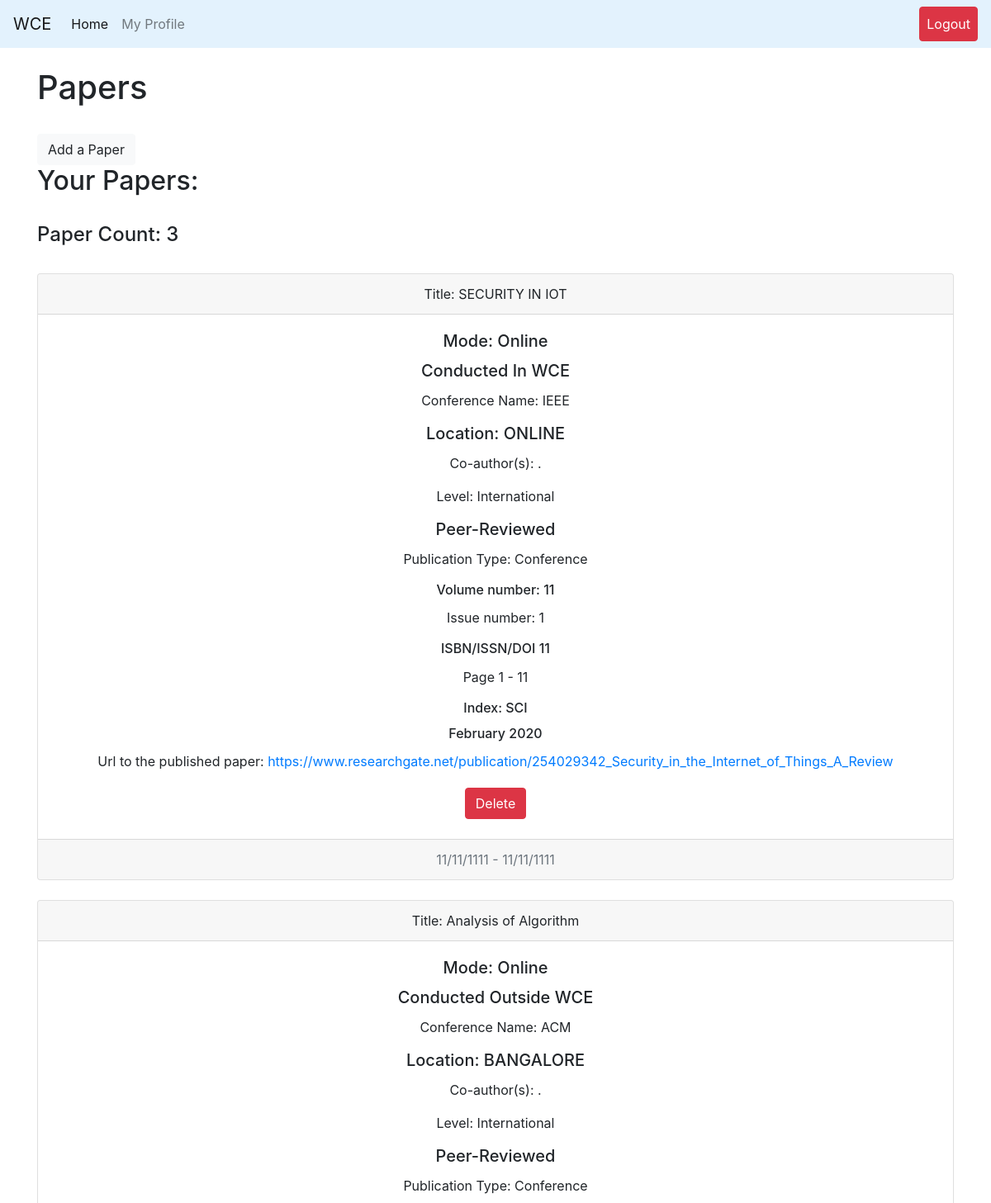
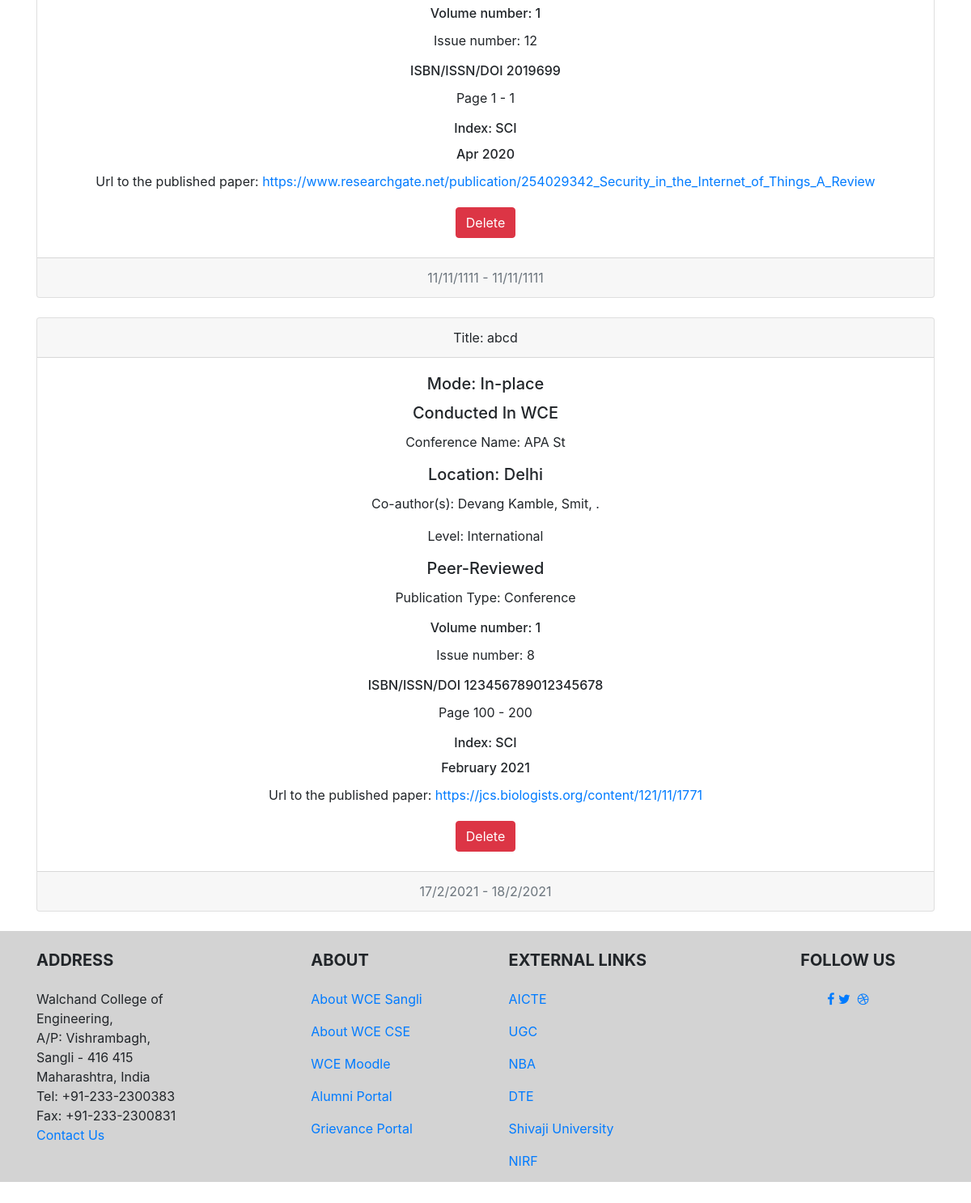
/faculty/inoroutWCE/papers (signed in), run on the app's committed database (2 pictures, top to bottom).
### teacher/models.py (models this page shows, shortened)
class iopaper(models.Model):
    user = models.ForeignKey(User, on_delete=models.CASCADE)
    papertitle = models.CharField(default='Research Paper', max_length=100)
    mode = models.BooleanField()
    confname = models.CharField(default='No Title', max_length=100)
    startDate = models.DateTimeField(default=timezone.now)
    endDate = models.DateTimeField(default=timezone.now)
    location = models.CharField(default='Sangli', max_length=100)
    level = models.BooleanField()
    publicationPorR = models.BooleanField()
    publicationtype = models.CharField(default='Book Chapter', max_length=100)
    index = models.CharField(default='SCI', max_length=30)
    volumenumber = models.IntegerField()
    issuenumber = models.IntegerField()
    isbnissndoi = models.CharField(default='ISBN', max_length=20, unique=True)
    pagefrom = models.IntegerField()
    pageto = models.IntegerField()
    month = models.CharField(default='September', max_length=15)
    year = models.IntegerField('year', validators=[MaxValueValidator(9999)], default=datetime.datetime.now().year)
    paperurl = models.URLField(default='http://www.sciencedirect.com/science/article/pii/S0747563216304411')
    inorout = models.BooleanField(default=True)  # TRUE=in WCE FALSE=outside WCE
    coauthor = models.CharField(default="Simon Lulla", max_length=300)

### teacher/views.py (the view)
# urls.py: path('papers', views.papers.as_view(), name="papers"),
class papers(View):
    def get(self, request, template_name='teacher/attendedActivities/papers.html'):
        group = request.user.groups.all()[0].name
        if isFaculty(group) == 0:
            return render(request, 'login.html')
        else:
            try:
                user = request.user
                allPapers = Paper.objects.filter(user=user)
                countPapers = len(allPapers)
                for i in allPapers:
                    mates = i.coauthor
                    mates = mates.split("$$$")
                    matees = ""
                    for j in range(len(mates)):
                        matees += mates[j]
                        if j == len(mates) - 1:
                            matees += "."
                        else:
                            matees += ", "
                    i.coauthor = matees
            except:
                allPapers = None
                countPapers = 0
            args = {}
            args["allPapers"] = allPapers
            args["countPapers"] = countPapers
            return render(request, template_name, args)

### teacher/views.py (called while the page is built)
def isFaculty(group_name):
    if group_name == 'faculty_group':
        return 1
    else:
        return 0

### teacher/templates/teacher/attendedActivities/papers.html (shortened to what this page needs)
{% extends 'base.html' %}
{% block content %}
<br>
<h1>Papers</h1>
<br>
<a class="btn btn-light" href="{% url 'teacher:addPaper' %}" role="button">Add a Paper</a>
<br>
<h2>Your Papers: </h2>
<br>
<h4>Paper Count: {{ countPapers }}</h4>
<br>
{% for i in allPapers %}
<div class="card text-center">
  <div class="card-header">
    Title:  {{ i.papertitle }}
  </div>
  <div class="card-body">
      {% if i.mode %}
        <h5 class="card-title">Mode: Online</h5>
      {% else %}
        <h5 class="card-title">Mode: In-place</h5>
      {% endif %}
    {% if i.inorout %}
        <h5 class="card-title">Conducted In WCE</h5>
      {% else %}
        <h5 class="card-title">Conducted Outside WCE</h5>
      {% endif %}
    <p class="card-text">Conference Name: {{ i.confname }}</p>
    <h5 class="card-title">Location: {{ i.location }}</h5>
    <p>Co-author(s): {{i.coauthor}}</p>
    {% if i.level %}
    <p class="card-text">Level: International</p>
    {% else %}
    <p class="card-text">Level: National</p>
    {% endif %}
      {% if i.publicationPorR %}
        <h5 class="card-title">Peer-Reviewed</h5>
      {% else %}
        <h5 class="card-title">Referred</h5>
      {% endif %}
    <p class="card-text">Publication Type: {{ i.publicationtype }}</p>
      <h6 class="card-title">Volume number: {{ i.volumenumber }}</h6>
    <p class="card-text">Issue number: {{ i.issuenumber }}</p>
      <h6 class="card-title">ISBN/ISSN/DOI {{ i.isbnissndoi }}</h6>
    <p class="card-text">Page {{ i.pagefrom }} - {{ i.pageto }}</p>
    <h6 class="card-title">Index: {{ i.index }}</h6>
    <h6 class="card-title">{{ i.month }}  {{ i.year }}</h6>
    <p class="card-text">Url to the published paper: <a href={{ i.paperurl }}>{{ i.paperurl }}</a> </p>
  </div>
  <td><a href="{% url 'teacher:delete_itemsIO' i.id 'papers' %}"><button type="button" class="btn btn-danger">Delete</button></a></td>
  <br>
  <div class="card-footer text-muted">
        {{ i.startDate.day }}/{{ i.startDate.month }}/{{ i.startDate.year }} - {{ i.endDate.day }}/{{i.endDate.month}}/{{i.endDate.year}}
  </div>
</div>
<br>
{% endfor %}
{% endblock %}

### CoeusPro/templates/base.html (shortened to what this page needs)
<!doctype html>
<html lang="en">
{% load static %}
<head>
    <link rel="stylesheet" href="https://stackpath.bootstrapcdn.com/font-awesome/4.7.0/css/font-awesome.min.css">
    <link rel="stylesheet" href="https://stackpath.bootstrapcdn.com/bootstrap/4.5.2/css/bootstrap.min.css">
    <link rel="stylesheet" type="text/css" href="{% static 'css/footer.css' %}">
</head>
<body>
<div id="page-container">
    <nav class="navbar navbar-expand-lg navbar-light" style="background-color: #e3f2fd;">
        <a class="navbar-brand" href="http://www.walchandsangli.ac.in/" target="_blank">WCE</a>
        <div class="collapse navbar-collapse" id="navbarNavDropdown">
            <ul class="navbar-nav">
                {% for group_for in request.user.groups.all %}
                {% if group_for.name == 'student_group' %}
                <li class="nav-item active">
                    <a class="nav-link" href="{% url 'student:studentHome' %}">Home <span class="sr-only">(current)</span></a>
                </li>
                {% elif group_for.name == 'HOD_group' %}
                <li class="nav-item active">
                    <a class="nav-link" href="{% url 'HOD:HODHome' %}">Home <span class="sr-only">(current)</span></a>
                </li>
                {% elif group_for.name == 'faculty_group' %}
                <li class="nav-item active">
                    <a class="nav-link" href="{% url 'teacher:facultyHome' %}">Home <span class="sr-only">(current)</span></a>
                </li>
                {% else %}
                <li class="nav-item active">
                    <a class="nav-link" href="{% url 'home' %}">Home <span class="sr-only">(current)</span></a>
                </li>
                {% endif %}
                {% endfor %}
                {% if user.is_authenticated %}
                <li class="nav-item">
                    <a class="nav-link" href="{% url 'profile' user  %}">My Profile</a>
                </li>
            {% endif %}
        </div>
        {% if user.is_authenticated %}
        <ul class="nav navbar-nav ml-auto">
            <li class="nav-item">
                <a class="nav-link btn btn-danger" style="color: white" href="{% url 'logout' %}">Logout</a>
            </li>
        </ul>
        {% endif %}
    </nav>
    <div class="container">
        {% block content %}
        {% endblock %}
    </div>
    <footer id="footer" >
        <div class="container text-center text-md-left">
            <div class="row">
                <div class="col-md-4 col-lg-3 mr-auto my-md-4 my-0 mt-4 mb-1">
                    <h5 class="font-weight-bold text-uppercase mb-4">Address</h5>
                    <p>Walchand College of Engineering,<br>
                        A/P: Vishrambagh,<br>
                        Sangli - 416 415<br>
                        Maharashtra, India<br>
                        Tel: +91-233-2300383<br>
                        Fax: +91-233-2300831<br>
                        <a href="mailto:hod.cse@walchandsangli.ac.in">Contact Us</a>
                    </p>
                </div>
                <div class="col-md-2 col-lg-2 mx-auto my-md-4 my-0 mt-4 mb-1">
                    <h5 class="font-weight-bold text-uppercase mb-4">About</h5>
                    <ul class="list-unstyled">
                        <li>
                            <p>
                                <a href="http://www.walchandsangli.ac.in">About WCE Sangli</a>
                            </p>
                        </li>
                        <li>
                            <p>
                                <a href="http://www.walchandsangli.ac.in/Departments/CSEDepartment/CSEDept.asp">About WCE CSE</a>
                            </p>
                        </li>
                        <li>
                            <p>
                                <a href="http://112.133.242.241/moodle/">WCE Moodle</a>
                            </p>
                        </li>
                        <li>
                            <p>
                                <a href="https://alumni.walchandsangli.ac.in/">Alumni Portal</a>
                            </p>
                        </li>
                        <li>
                            <p>
                                <a href="https://walchandsangli.edugrievance.com/">Grievance Portal</a>
                            </p>
                        </li>
                    </ul>
                </div>
                <div class="col-md-4 col-lg-3 mx-auto my-md-4 my-0 mt-4 mb-1">
                    <h5 class="font-weight-bold text-uppercase mb-4">External Links</h5>
                    <ul class="list-unstyled">
                        <li>
                            <p>
                                <a href="https://www.aicte-india.org/">AICTE</a>
                            </p>
                        </li>
                        <li>
                            <p>
                                <a href="https://www.ugc.ac.in/">UGC</a>
                            </p>
                        </li>
                        <li>
                            <p>
                                <a href="https://www.nbaind.org/">NBA</a>
                            </p>
                        </li>
                        <li>
                            <p>
                                <a href="http://www.dtemaharashtra.gov.in/index.html">DTE</a>
                            </p>
                        </li>
                        <li>
                            <p>
                                <a href="http://www.unishivaji.ac.in/">Shivaji University</a>
                            </p>
                        </li>
                        <li>
                            <p>
                                <a href="https://www.nirfindia.org/Home">NIRF</a>
                            </p>
                        </li>
                    </ul>
                </div>
                <div class="col-md-2 col-lg-2 text-center mx-auto my-4">
                    <h5 class="font-weight-bold text-uppercase mb-4">Follow Us</h5>
                    <a type="button" class="btn-floating btn-fb">
                        <p><i class="fa fa-facebook-f"></i></p>
                    </a>
                    <a type="button" class="btn-floating btn-tw">
                        <p><i class="fa fa-twitter"></i></p>
                    </a>
                    <a type="button" class="btn-floating btn-dribbble">
                        <p><i class="fa fa-dribbble"></i></p>
                    </a>
                </div>
            </div>
        </div>
    </footer>
</div>
</body>
</html>

### static/css/footer.css (style rules this page uses)
body { min-height: 90vh; position: relative; margin: 0; box-sizing: border-box; }
footer { background: lightgrey; position: absolute; top: 100%; height: 310px; width: 100%; }

### data on the page
iopaper: papertitle "SECURITY IN IOT", mode "Mode: Online", inorout "Conducted In WCE", confname "IEEE", location "ONLINE", coauthor ".", level "Level: International", publicationPorR "Peer-Reviewed", publicationtype "Conference", volumenumber "11", issuenumber "1", isbnissndoi "11", pagefrom "1", pageto "11", index "SCI", month "February", year "2020", paperurl "https://www.researchgate.net/publication/254029342_Security_in_the_Internet_of_Things_A_Review", startDate.day "11", startDate.month "11", startDate.year "1111", endDate.day "11", endDate.month "11", endDate.year "1111"
iopaper: papertitle "Analysis of Algorithm", mode "Mode: Online", inorout "Conducted Outside WCE", confname "ACM", location "BANGALORE", coauthor ".", level "Level: International", publicationPorR "Peer-Reviewed", publicationtype "Conference", volumenumber "1", issuenumber "12", isbnissndoi "2019699", pagefrom "1", pageto "1", index "SCI", month "Apr", year "2020", paperurl "https://www.researchgate.net/publication/254029342_Security_in_the_Internet_of_Things_A_Review", startDate.day "11", startDate.month "11", startDate.year "1111", endDate.day "11", endDate.month "11", endDate.year "1111"
iopaper: papertitle "abcd", mode "Mode: In-place", inorout "Conducted In WCE", confname "APA St", location "Delhi", coauthor "Devang Kamble, Smit, .", level "Level: International", publicationPorR "Peer-Reviewed", publicationtype "Conference", volumenumber "1", issuenumber "8", isbnissndoi "123456789012345678", pagefrom "100", pageto "200", index "SCI", month "February", year "2021", paperurl "https://jcs.biologists.org/content/121/11/1771", startDate.day "17", startDate.month "2", startDate.year "2021", endDate.day "18", endDate.month "2", endDate.year "2021"

### other printed values
{{ countPapers }} "3"
